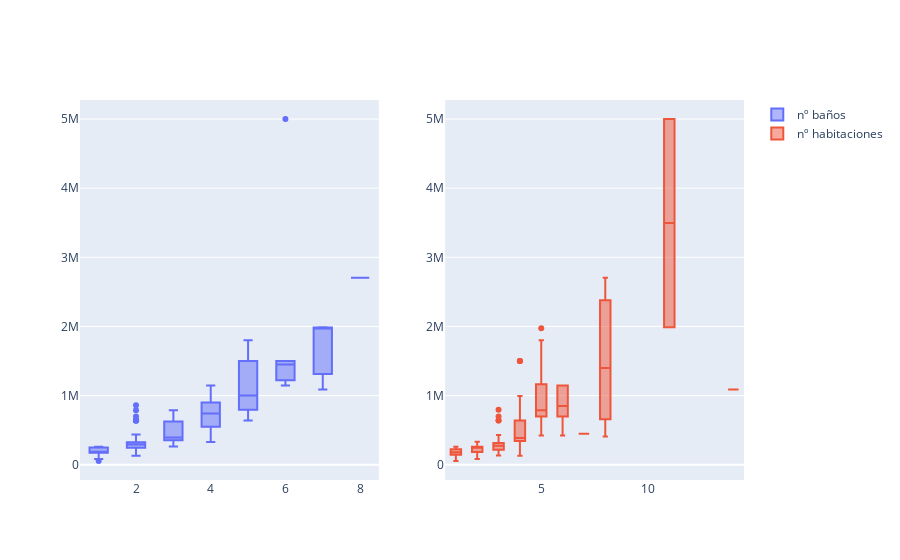

The cell this chart's notebook holds for it:
### Markdown cell above
Analizamos la **relación del precio con el número de habitaciones y el número de baños.**
* Se observan algunos Outlier en función del precio en viviendas de dos baños y en viviendas con 6 baños, el precio de esta es de 5 millones.
* En Viviendas de 3,4 y 5 habitaciones también se observan Outliers.

### Code cell
fig2 = make_subplots(rows=1,cols=2)
fig2.add_box(x=data_clean['bath_number'],y=data_clean['price'],row=1,col=1,name='nº baños')
fig2.add_box(x=data_clean['room_number'],y=data_clean['price'],row=1,col=2,name='nº habitaciones')
fig2.show()

### Figure 1 — Plotly figure (JSON) as saved in the notebook; plotly's stock layout.template omitted (floating-point values rounded to 4 significant figures; data arrays with more than 128 entries replaced by an {"elided": "..."} marker saying what was removed)
{"data": [{"name": "nº baños", "type": "box", "x": {"elided": "187 int values"}, "xaxis": "x", "y": {"elided": "187 int values"}, "yaxis": "y"}, {"name": "nº habitaciones", "type": "box", "x": {"elided": "187 int values"}, "xaxis": "x2", "y": {"elided": "187 int values"}, "yaxis": "y2"}], "layout": {"autosize": true, "xaxis": {"anchor": "y", "autorange": true, "domain": [0, 0.45], "range": [0.5, 8.5], "type": "linear"}, "xaxis2": {"anchor": "y2", "autorange": true, "domain": [0.55, 1], "range": [0.5, 14.5], "type": "linear"}, "yaxis": {"anchor": "x", "autorange": true, "domain": [0, 1], "range": [-219800.0, 5275000.0], "type": "linear"}, "yaxis2": {"anchor": "x2", "autorange": true, "domain": [0, 1], "range": [-219800.0, 5275000.0], "type": "linear"}}}
